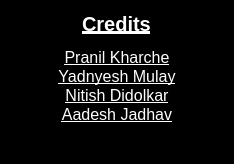
<?xml version="1.0" encoding="UTF-8"?>
<ui version="4.0">
 <class>Credits</class>
 <widget class="QWidget" name="Credits">
  <property name="geometry">
   <rect>
    <x>0</x>
    <y>0</y>
    <width>234</width>
    <height>164</height>
   </rect>
  </property>
  <property name="sizePolicy">
   <sizepolicy hsizetype="Expanding" vsizetype="Expanding">
    <horstretch>0</horstretch>
    <verstretch>0</verstretch>
   </sizepolicy>
  </property>
  <property name="minimumSize">
   <size>
    <width>173</width>
    <height>162</height>
   </size>
  </property>
  <property name="windowTitle">
   <string>Form</string>
  </property>
  <property name="styleSheet">
   <string notr="true">background-color: rgb(0, 0, 0);
color: rgb(255, 255, 255);</string>
  </property>
  <layout class="QVBoxLayout" name="verticalLayout">
   <item>
    <widget class="QLineEdit" name="Cred_label">
     <property name="font">
      <font>
       <family>Liberation Sans</family>
       <pointsize>15</pointsize>
       <weight>75</weight>
       <italic>false</italic>
       <bold>true</bold>
       <underline>true</underline>
      </font>
     </property>
     <property name="cursor">
      <cursorShape>ArrowCursor</cursorShape>
     </property>
     <property name="styleSheet">
      <string notr="true">background-color: rgb(0, 0, 0);
color: rgb(255, 255, 255);
border : 0px</string>
     </property>
     <property name="text">
      <string>Credits</string>
     </property>
     <property name="alignment">
      <set>Qt::AlignCenter</set>
     </property>
     <property name="readOnly">
      <bool>true</bool>
     </property>
    </widget>
   </item>
   <item>
    <widget class="QTextEdit" name="cred_view">
     <property name="maximumSize">
      <size>
       <width>216</width>
       <height>116</height>
      </size>
     </property>
     <property name="font">
      <font>
       <family>Liberation Sans</family>
       <pointsize>12</pointsize>
       <weight>75</weight>
       <italic>false</italic>
       <bold>true</bold>
      </font>
     </property>
     <property name="styleSheet">
      <string notr="true">background-color: rgb(0, 0, 0);
color: rgb(255, 255, 255);</string>
     </property>
     <property name="readOnly">
      <bool>true</bool>
     </property>
     <property name="html">
      <string>&lt;!DOCTYPE HTML PUBLIC &quot;-//W3C//DTD HTML 4.0//EN&quot; &quot;http://www.w3.org/TR/REC-html40/strict.dtd&quot;&gt;
&lt;html&gt;&lt;head&gt;&lt;meta name=&quot;qrichtext&quot; content=&quot;1&quot; /&gt;&lt;style type=&quot;text/css&quot;&gt;
p, li { white-space: pre-wrap; }
&lt;/style&gt;&lt;/head&gt;&lt;body style=&quot; font-family:'Liberation Sans'; font-size:12pt; font-weight:600; font-style:normal;&quot;&gt;
&lt;p align=&quot;center&quot; style=&quot; margin-top:0px; margin-bottom:0px; margin-left:0px; margin-right:0px; -qt-block-indent:0; text-indent:0px;&quot;&gt;&lt;span style=&quot; font-weight:400; text-decoration: underline;&quot;&gt;Pranil Kharche&lt;/span&gt;&lt;/p&gt;
&lt;p align=&quot;center&quot; style=&quot; margin-top:0px; margin-bottom:0px; margin-left:0px; margin-right:0px; -qt-block-indent:0; text-indent:0px;&quot;&gt;&lt;span style=&quot; font-weight:400; text-decoration: underline;&quot;&gt;Yadnyesh Mulay&lt;/span&gt;&lt;/p&gt;
&lt;p align=&quot;center&quot; style=&quot; margin-top:0px; margin-bottom:0px; margin-left:0px; margin-right:0px; -qt-block-indent:0; text-indent:0px;&quot;&gt;&lt;span style=&quot; font-weight:400; text-decoration: underline;&quot;&gt;Nitish Didolkar&lt;/span&gt;&lt;/p&gt;
&lt;p align=&quot;center&quot; style=&quot; margin-top:0px; margin-bottom:0px; margin-left:0px; margin-right:0px; -qt-block-indent:0; text-indent:0px;&quot;&gt;&lt;span style=&quot; font-weight:400; text-decoration: underline;&quot;&gt;Aadesh Jadhav&lt;/span&gt;&lt;/p&gt;&lt;/body&gt;&lt;/html&gt;</string>
     </property>
    </widget>
   </item>
  </layout>
 </widget>
 <resources/>
 <connections/>
</ui>
